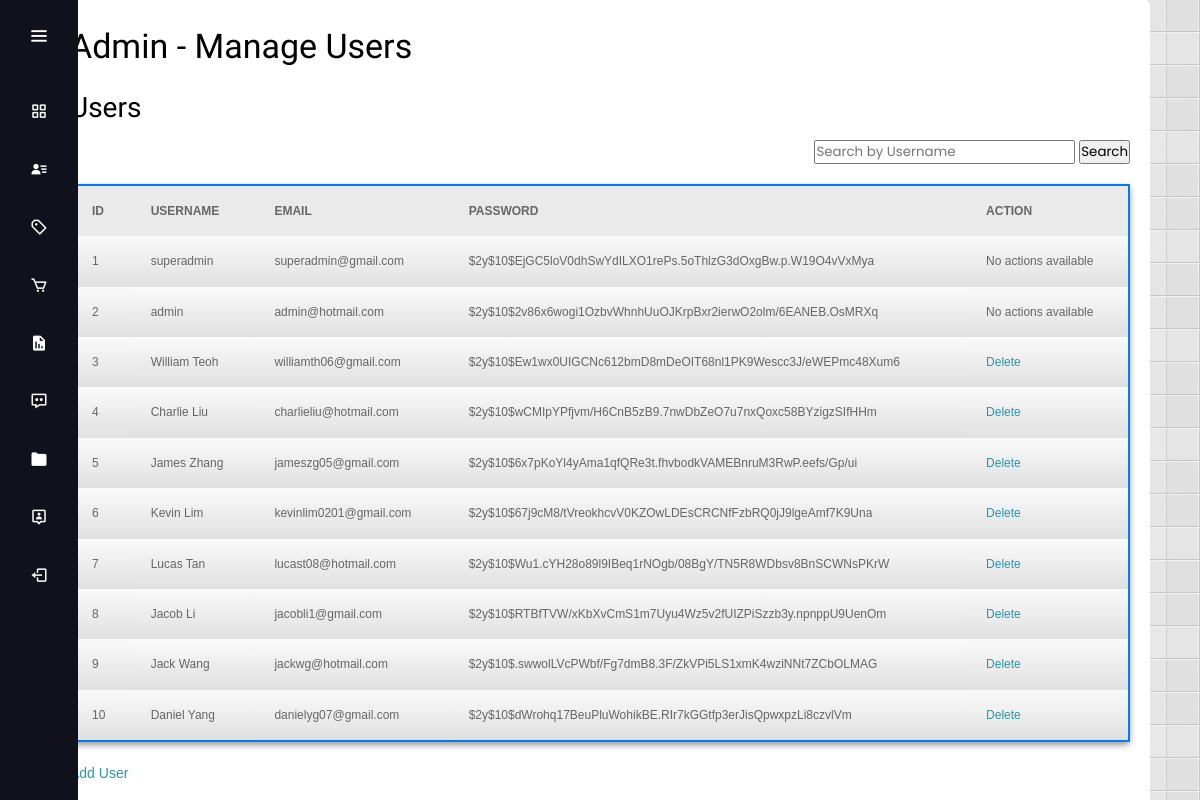
/admin.php (signed in), run on an earlier commit of the app's database.
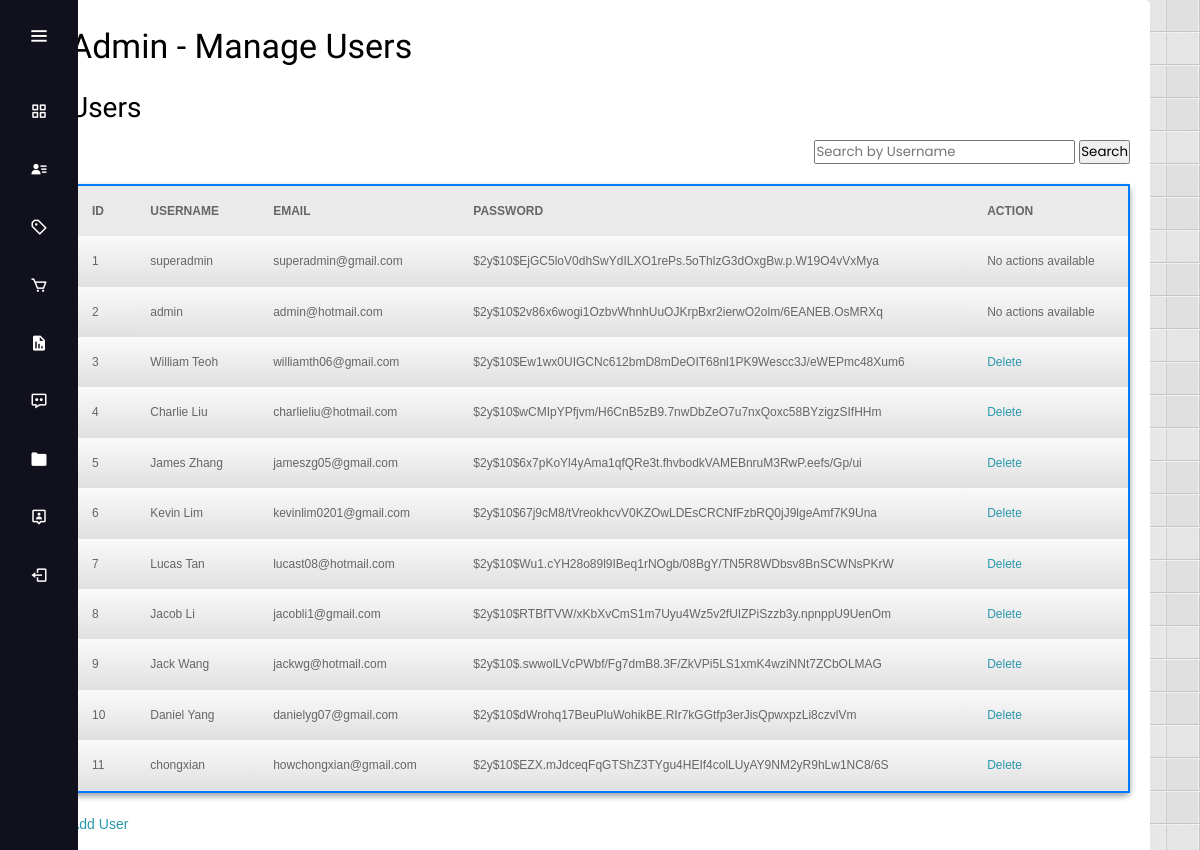
And on a later commit of the database.
### tables this page shows
CREATE TABLE `user` (
  `id` int(5) NOT NULL,
  `username` varchar(25) NOT NULL,
  `email` varchar(50) NOT NULL,
  `password` varchar(255) NOT NULL,
  `role` varchar(255) NOT NULL,
  `reset_token` varchar(100) DEFAULT NULL,
  `token_expiry` datetime DEFAULT NULL
);

### admin.php (the view, shortened to what this page needs)
<!DOCTYPE HTML>
<html lang="en">
<head>
    <link rel="stylesheet" type="text/css" media="screen" href="./css/admin_style.css">
    <link rel="stylesheet" type="text/css" media="screen" href="./css/user.css">
    <link rel="stylesheet" type="text/css" href="js/fancybox/jquery.fancybox.css" media="all">
</head>
<?php
include 'admin_sidebar.php';
?>
<body>
    <div id="manage_user">
        <h1>Admin - Manage Users</h1>
        <div class="user-list">
            <h2>Users</h2>
            <div class="filter-container">
                <form method="GET" action="">
                    <input type="text" name="search" placeholder="Search by Username" value="<?php echo isset($_GET['search']) ? $_GET['search'] : '' ?>">
                    <input type="submit" value="Search">
                </form>
            </div>
            <table class="user-table" border="1" width="700px" height="100px">
                <tr>
                    <th>ID</th>
                    <th>Username</th>
                    <th>Email</th>
                    <th>Password</th>
                    <th>Action</th>
                </tr>
                <?php
                $query = "SELECT * FROM user";
                $result = mysqli_query($connect, $query);
                while ($row = mysqli_fetch_assoc($result)) {
                ?>
                    <tr>
                        <td><?php echo $row["id"]; ?></td>
                        <td><?php echo $row["username"]; ?></td>
                        <td><?php echo $row["email"]; ?></td>
                        <td><?php echo $row["password"]; ?></td>
                        <?php if ($row["role"] === 'superadmin' || $row["role"] === 'admin') { ?>
                            <td>No actions available</td>
                        <?php } else { ?>
                            <td><a href="admin_delete_user.php?del&id=<?php echo $row['id']; ?>" onclick="return confirmation();">Delete</a></td>
                        <?php } ?>
                    </tr>
                <?php
                }
                ?>
            </table>
            <div class="edit-buttons">
                <a class="add_btn" href="admin_add_user.php">Add User</a>
            </div>
        </div>
    </div>
</body>
</html>

### admin_sidebar.php (shortened to what this page needs)
<!DOCTYPE html>
<html lang="en" dir="ltr">
<head>
  <link rel="stylesheet" type="text/css" media="screen" href="css/admin_sidebar.css">
  <link rel="stylesheet" type="text/css" media="screen" href="css/style.css">
  <link href='https://unpkg.com/boxicons@2.1.4/css/boxicons.min.css' rel='stylesheet'>
</head>
<body>
  <div class="sidebar">
    <div class="logo-details">
      <i class='bx bx-menu' id="btn"></i>
    </div>
    <ul class="nav-list">
      <li>
        <a href="admin_dashboard.php">
          <i class='bx bx-grid-alt'></i>
        </a>
      </li>
      <li>
        <a href="admin.php">
          <i class='bx bxs-user-detail'></i>
        </a>
      </li>
      <li>
        <a href="admin_manage_product.php">
          <i class='bx bx-purchase-tag-alt'></i>
        </a>
      </li>
      <li>
        <a href="admin_order_detail.php">
          <i class='bx bx-cart'></i>
        </a>
      </li>
      <li>
        <a href="admin_sales_report.php">
          <i class='bx bxs-report'></i>
        </a>
      </li>
      <li>
        <a href="admin_feedback.php">
          <i class='bx bx-message-dots'></i>
        </a>
      </li>
      <li>
        <a href="admin_view_contact.php">
          <i class='bx bxs-folder'></i>
        </a>
      </li>
      <li>
        <a href="admin_profile.php">
          <i class='bx bx-user-pin'></i>
        </a>
      </li>
      <li class="logout">
        <a href="logout.php">
          <i class='bx bx-log-out' id="log_out"></i>
        </a>
      </li>
    </ul>
  </div>
</body>
</html>

### css/admin_style.css (style rules this page uses)
html,body,div,span,applet,object,iframe,h1,h2,h3,h4,h5,h6,p,blockquote,pre,a,abbr,acronym,address,big,cite,code,del,dfn,em,font,img,ins,kbd,q,s,samp,small,strike,strong,sub,sup,tt,var,dl,dt,dd,ol,ul,li,fieldset,form,label,legend,table,caption,tbody,tfoot,thead,tr,th,td { margin:0;padding:0;border:0;outline:0;font-weight:inherit;font-style:inherit;font-family:inherit;vertical-align:baseline }
ol,ul,li { list-style-type:none }
table { border-collapse:separate;border-spacing:0 }
caption,th,td { text-align:left;font-weight:400 }
html { font-size: 100%; }
body { font-family: Arial, Helvetica, sans-serif; font-size: .875em; line-height: 1.6em; background: #fff url(../images/body_bg.png) fixed; color: #666; }
h1, h2, h3, h4 { font-family: 'Quicksand', sans-serif; }
h1 { font-size: 34px; padding: 20px 0; color: #000 }
h2, h3 { margin: 20px 0; color: #000; font-weight: normal; text-transform:normal }
h2 { font-size: 2em }
a { color: #2997AB; text-decoration: none }
table { background:#eaeaea; font-family: Arial, Helvetica, sans-serif; width: 100%; font-size: 12px; margin:20px 0; border-collapse: separate; border:#ccc 1px solid; -moz-border-radius:5px; -webkit-border-radius:5px; border-radius:5px; -moz-box-shadow:0 3px 6px rgba(0, 0, 0, 0.4); box-shadow:0 3px 6px rgba(0, 0, 0, 0.4) }
table th { padding:14px 20px; text-transform:uppercase; font-weight: bold }
table td { background-image: -moz-linear-gradient(top, #fafafa, #E0E0E0); background-image: -webkit-gradient(linear, 0% 0%, 0% 100%, from(#fafafa), to(#E0E0E0)); background-image: -webkit-linear-gradient(top, #fafafa, #E0E0E0); background-image: -ms-linear-gradient(top, #fafafa, #E0E0E0); background-image: -o-linear-gradient(top, #fafafa, #E0E0E0); filter: progid:DXImageTransform.Microsoft.gradient(startColorstr='#fafafa', endColorstr='#E0E0E0'); padding: 14px 20px }
table tr:last-child td:first-child { -moz-border-radius-bottomleft: 5px; -webkit-border-bottom-left-radius: 5px; border-bottom-left-radius: 5px }
table tr:last-child td:last-child { -moz-border-radius-bottomright: 5px; -webkit-border-bottom-right-radius:5px; border-bottom-right-radius: 5px }

### css/user.css (style rules this page uses)
#manage_user { font-size: 1em; width: 1100px; background: #FFF; border-top-left-radius: 5px; border-top-right-radius: 5px; padding: 15px 20px; margin: auto; position: relative; clear: both; }
.user-table { width: 100%; border-collapse: collapse; margin-bottom: 20px; border: 2px solid #007bff; border-radius: 5px; }

### css/admin_sidebar.css (style rules this page uses)
* { margin: 0; padding: 0; box-sizing: border-box; font-family: "Poppins", sans-serif; }
.sidebar { position: fixed; left: 0; top: 0; height: 100%; width: 78px; background: #11101D; padding: 6px 14px; z-index: 99; transition: all 0.5s ease; }
.sidebar .logo-details { height: 60px; display: flex; align-items: center; position: relative; }
.sidebar .logo-details #btn { position: absolute; top: 50%; right: 0; transform: translateY(-50%); font-size: 22px; transition: all 0.4s ease; font-size: 23px; text-align: center; cursor: pointer; transition: all 0.5s ease; }
.sidebar i { color: #fff; height: 60px; min-width: 50px; font-size: 28px; text-align: center; line-height: 60px; }
.sidebar .nav-list { margin-top: 20px; height: 100%; }
.sidebar li { position: relative; margin: 8px 0; list-style: none; }
.sidebar li a { display: flex; height: 100%; width: 100%; border-radius: 12px; align-items: center; text-decoration: none; transition: all 0.4s ease; background: #11101D; }
.sidebar li i { height: 50px; line-height: 50px; font-size: 18px; border-radius: 12px; }

### admin.php (style rules this page uses)
.filter-container { display: flex; justify-content: flex-end; margin-bottom: 20px; }

What changed in the data, as far as the page shows it:
added user: id "11", username "chongxian", email "howchongxian@gmail.com", password "$2y$10$EZX.mJdceqFqGTShZ3TYgu4HEIf4colLUyAY9NM2yR9hLw1NC8/6S"
